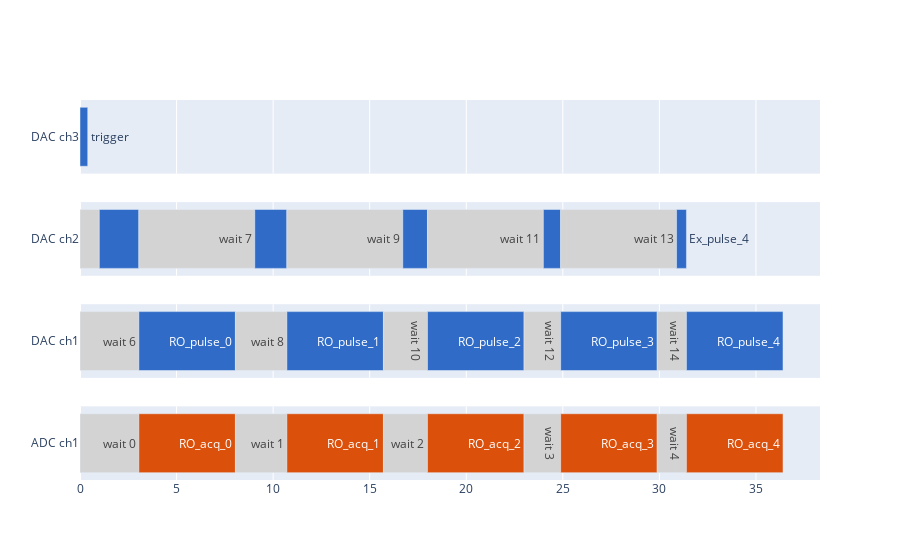

This figure's notebook cell:
### Markdown cell above
## Rfsoc setting, memory filling and sequencing

### Code cell
n_points = 500 # number of time the displayed sequence is played  (loop out in the documentation)

rfsoc.acquisition_mode('INT') # can be 'RAW' or 'INT'
# rfsoc.acquisition_mode('RAW') # can be 'RAW' or 'INT'
rfsoc.n_points(n_points)
rfsoc.process_sequencing_IQ_table()

### Figure 1 — Plotly figure (JSON) as saved in the notebook; plotly's stock layout.template omitted (floating-point values rounded to 4 significant figures)
{"data": [{"customdata": [["trigger", 0, 0.4]], "hovertemplate": "label: %{customdata[0]: s} <br>start: %{customdata[1]:.3f} <br>stop: %{customdata[2]:.3f}", "marker": {"color": ["#306CC7"]}, "orientation": "h", "text": ["trigger"], "type": "bar", "x": [0.4], "xaxis": "x", "y": ["DAC ch3"], "yaxis": "y"}, {"customdata": [["wait 5", 0, 1], ["Ex_pulse_0", 1, 3.048], ["wait 7", 3.048, 9.048], ["Ex_pulse_1", 9.048, 10.71], ["wait 9", 10.71, 16.71], ["Ex_pulse_2", 16.71, 17.99], ["wait 11", 17.99, 23.99], ["Ex_pulse_3", 23.99, 24.89], ["wait 13", 24.89, 30.89], ["Ex_pulse_4", 30.89, 31.4]], "hovertemplate": "label: %{customdata[0]: s} <br>start: %{customdata[1]:.3f} <br>stop: %{customdata[2]:.3f}", "marker": {"color": ["#D3D3D3", "#306CC7", "#D3D3D3", "#306CC7", "#D3D3D3", "#306CC7", "#D3D3D3", "#306CC7", "#D3D3D3", "#306CC7"]}, "orientation": "h", "text": ["wait 5", "Ex_pulse_0", "wait 7", "Ex_pulse_1", "wait 9", "Ex_pulse_2", "wait 11", "Ex_pulse_3", "wait 13", "Ex_pulse_4"], "type": "bar", "x": [1, 2.048, 6, 1.664, 6, 1.28, 6, 0.896, 6, 0.512], "xaxis": "x2", "y": ["DAC ch2", "DAC ch2", "DAC ch2", "DAC ch2", "DAC ch2", "DAC ch2", "DAC ch2", "DAC ch2", "DAC ch2", "DAC ch2"], "yaxis": "y2"}, {"customdata": [["wait 6", 0, 3.048], ["RO_pulse_0", 3.048, 8.048], ["wait 8", 8.048, 10.71], ["RO_pulse_1", 10.71, 15.71], ["wait 10", 15.71, 17.99], ["RO_pulse_2", 17.99, 22.99], ["wait 12", 22.99, 24.89], ["RO_pulse_3", 24.89, 29.89], ["wait 14", 29.89, 31.4], ["RO_pulse_4", 31.4, 36.4]], "hovertemplate": "label: %{customdata[0]: s} <br>start: %{customdata[1]:.3f} <br>stop: %{customdata[2]:.3f}", "marker": {"color": ["#D3D3D3", "#306CC7", "#D3D3D3", "#306CC7", "#D3D3D3", "#306CC7", "#D3D3D3", "#306CC7", "#D3D3D3", "#306CC7"]}, "orientation": "h", "text": ["wait 6", "RO_pulse_0", "wait 8", "RO_pulse_1", "wait 10", "RO_pulse_2", "wait 12", "RO_pulse_3", "wait 14", "RO_pulse_4"], "type": "bar", "x": [3.048, 5, 2.664, 5, 2.28, 5, 1.896, 5, 1.512, 5], "xaxis": "x3", "y": ["DAC ch1", "DAC ch1", "DAC ch1", "DAC ch1", "DAC ch1", "DAC ch1", "DAC ch1", "DAC ch1", "DAC ch1", "DAC ch1"], "yaxis": "y3"}, {"customdata": [["wait 0", 0, 3.048], ["RO_acq_0", 3.048, 8.048], ["wait 1", 8.048, 10.71], ["RO_acq_1", 10.71, 15.71], ["wait 2", 15.71, 17.99], ["RO_acq_2", 17.99, 22.99], ["wait 3", 22.99, 24.89], ["RO_acq_3", 24.89, 29.89], ["wait 4", 29.89, 31.4], ["RO_acq_4", 31.4, 36.4]], "hovertemplate": "label: %{customdata[0]: s} <br>start: %{customdata[1]:.3f} <br>stop: %{customdata[2]:.3f}", "marker": {"color": ["#D3D3D3", "#DB500B", "#D3D3D3", "#DB500B", "#D3D3D3", "#DB500B", "#D3D3D3", "#DB500B", "#D3D3D3", "#DB500B"]}, "orientation": "h", "text": ["wait 0", "RO_acq_0", "wait 1", "RO_acq_1", "wait 2", "RO_acq_2", "wait 3", "RO_acq_3", "wait 4", "RO_acq_4"], "type": "bar", "x": [3.048, 5, 2.664, 5, 2.28, 5, 1.896, 5, 1.512, 5], "xaxis": "x4", "y": ["ADC ch1", "ADC ch1", "ADC ch1", "ADC ch1", "ADC ch1", "ADC ch1", "ADC ch1", "ADC ch1", "ADC ch1", "ADC ch1"], "yaxis": "y4"}], "layout": {"autosize": true, "showlegend": false, "xaxis": {"anchor": "y", "autorange": true, "domain": [0, 1], "matches": "x4", "range": [0, 38.32], "showticklabels": false, "type": "linear"}, "xaxis2": {"anchor": "y2", "autorange": true, "domain": [0, 1], "matches": "x4", "range": [0, 38.32], "showticklabels": false, "type": "linear"}, "xaxis3": {"anchor": "y3", "autorange": true, "domain": [0, 1], "matches": "x4", "range": [0, 38.32], "showticklabels": false, "type": "linear"}, "xaxis4": {"anchor": "y4", "autorange": true, "domain": [0, 1], "range": [0, 38.32], "type": "linear"}, "yaxis": {"anchor": "x", "autorange": true, "domain": [0.8063, 1], "range": [-0.5, 0.5], "type": "category"}, "yaxis2": {"anchor": "x2", "autorange": true, "domain": [0.5375, 0.7312], "range": [-0.5, 0.5], "type": "category"}, "yaxis3": {"anchor": "x3", "autorange": true, "domain": [0.2687, 0.4625], "range": [-0.5, 0.5], "type": "category"}, "yaxis4": {"anchor": "x4", "autorange": true, "domain": [0, 0.1938], "range": [-0.5, 0.5], "type": "category"}}}
